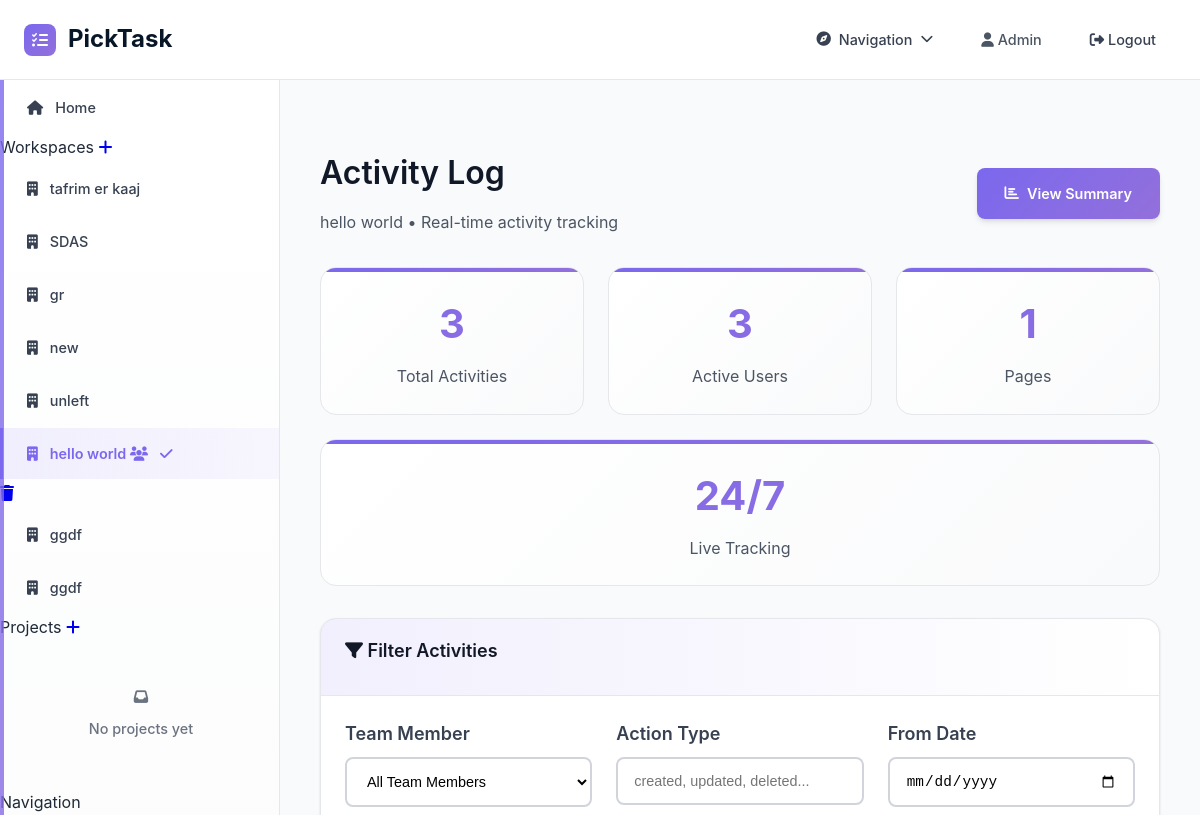
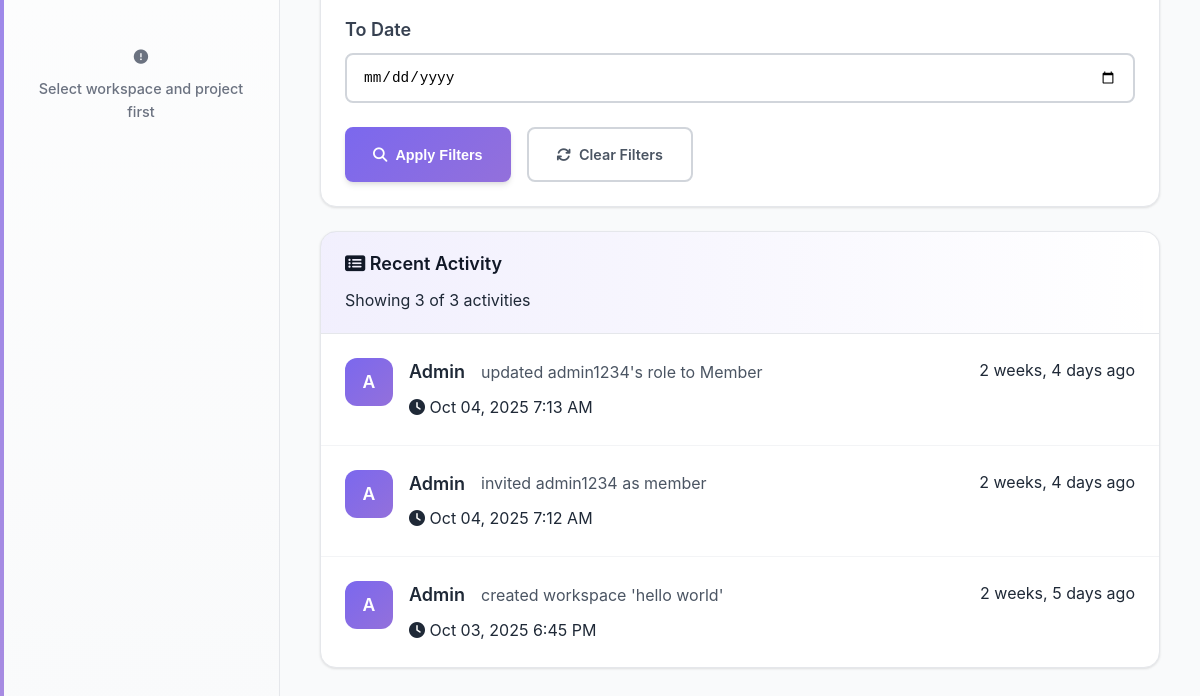
Before: /activity/3/ (signed in) with the older database file (2 pictures, top to bottom).
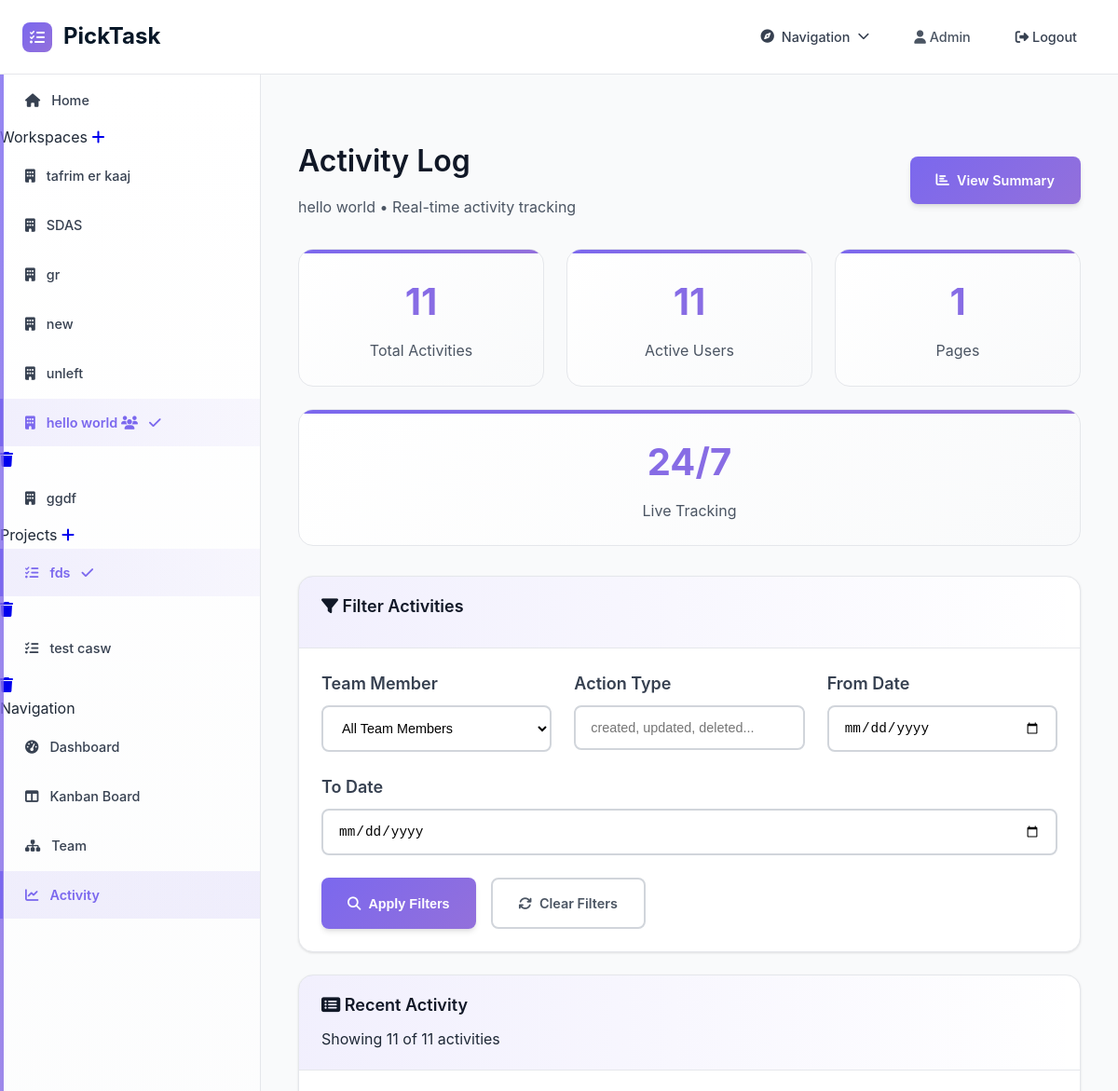
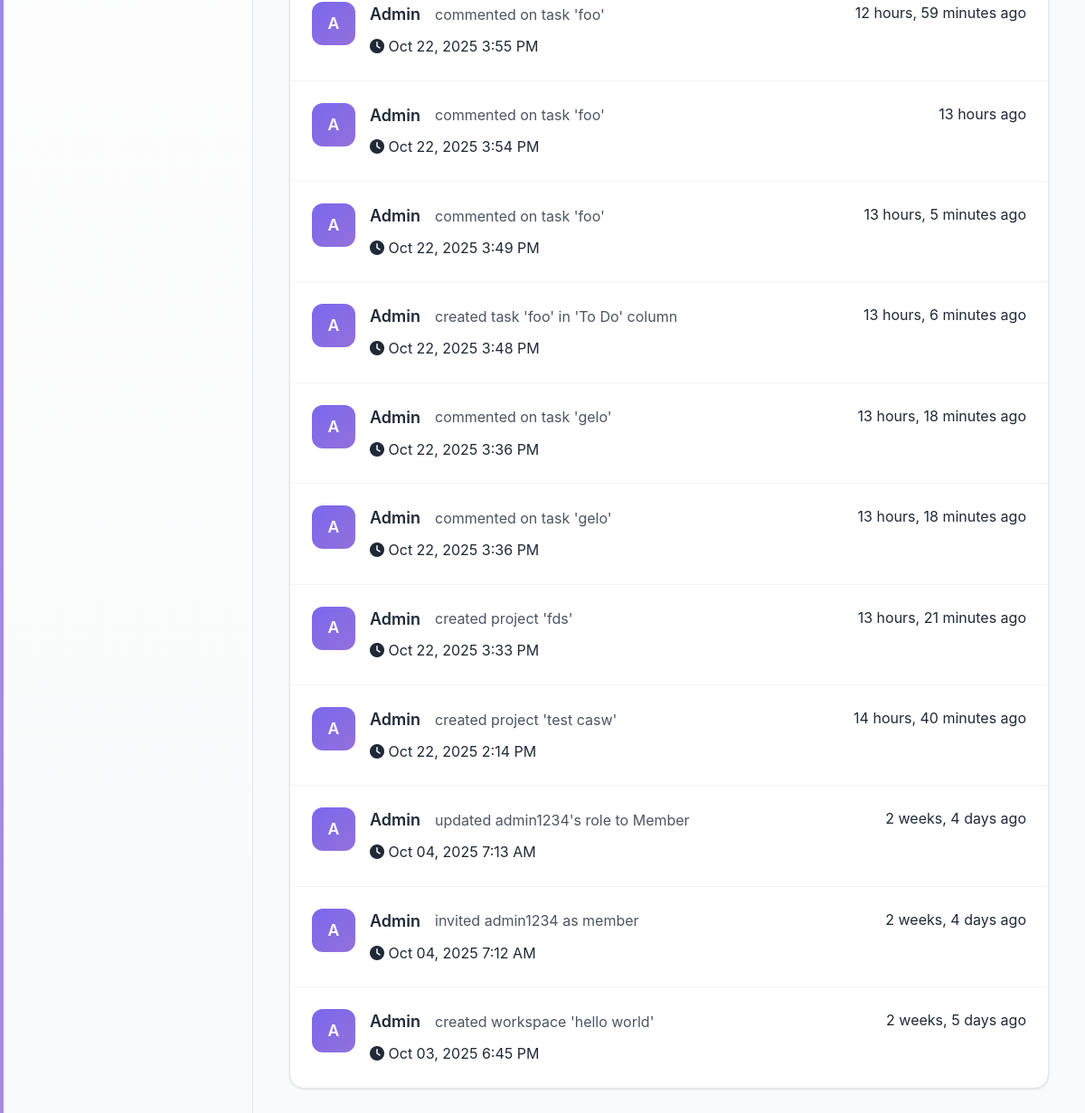
After: the same page with the newer database file (2 pictures, top to bottom).
### workspace/models.py (models this page shows, shortened)
class Workspace(models.Model):
    name = models.CharField(max_length=255)
    created_by = models.ForeignKey(settings.AUTH_USER_MODEL, on_delete=models.CASCADE, related_name='workspaces_created')
    created_at = models.DateTimeField(auto_now_add=True)
    class Meta:
        ordering = ['-created_at']

class ActivityLog(models.Model):
    workspace = models.ForeignKey(Workspace, on_delete=models.CASCADE, related_name='activities')
    user = models.ForeignKey(settings.AUTH_USER_MODEL, on_delete=models.CASCADE, related_name='activities')
    action = models.CharField(max_length=500)
    timestamp = models.DateTimeField(auto_now_add=True)
    class Meta:
        ordering = ['-timestamp']

class Project(models.Model):
    name = models.CharField(max_length=255)
    description = models.TextField(blank=True, null=True)
    workspace = models.ForeignKey(Workspace, on_delete=models.CASCADE, related_name='projects')
    created_by = models.ForeignKey(settings.AUTH_USER_MODEL, on_delete=models.CASCADE, related_name='projects_created')
    created_at = models.DateTimeField(auto_now_add=True)
    color = models.CharField(max_length=7, default='#3B82F6')  # Hex color
    class Meta:
        ordering = ['-created_at']

### home/models.py (models this page shows)
class User(AbstractUser):
    full_name = models.CharField(max_length=255, blank=True, null=True)
    created_at = models.DateTimeField(auto_now_add=True)

### workspace/decorators.py (the view)
    def wrapper(request, workspace_id, *args, **kwargs):
        workspace = get_object_or_404(Workspace, id=workspace_id)
        if not Membership.objects.filter(user=request.user, workspace=workspace).exists():
            messages.error(request, "You don't have access to this workspace")
            return redirect('workspace:dashboard')
        return view_func(request, workspace_id, *args, **kwargs)

### templates/activity/activity.html (shortened to what the changed rows need)
{% extends 'base.html' %}
{% load static %}
{% block content %}
<div class="activity-container">
    <div class="flex justify-between items-center mb-8" style="display: flex; justify-content: space-between; align-items: center; margin-bottom: 2rem;">
        <div>
            <h1 class="text-3xl font-bold text-gray-900">Activity Log</h1>
            <p class="text-gray-600 mt-2">{{ workspace.name }} • Real-time activity tracking</p>
        </div>
    </div>
    <div class="stats-container">
        <div class="stat-card">
            <div class="stat-number">{{ total_activities }}</div>
            <p class="text-gray-600 font-medium">Total Activities</p>
        </div>
        <div class="stat-card">
            <div class="stat-number">{{ workspace_users|length }}</div>
            <p class="text-gray-600 font-medium">Active Users</p>
        </div>
    </div>
    <div class="filter-card">
        <div class="filter-header">
            <h2 class="text-xl font-semibold text-gray-900 flex items-center gap-3">
                <i class="fas fa-filter text-primary-teal"></i>
                Filter Activities
            </h2>
        </div>
    </div>
    <div class="filter-card">
        <div class="filter-header" style="display: flex; justify-content: space-between; align-items: center;">
            <div>
                <h2 class="text-xl font-semibold text-gray-900 flex items-center gap-3">
                    <i class="fas fa-list-alt text-primary-teal"></i>
                    Recent Activity
                </h2>
                <span class="text-sm text-gray-500 mt-1">Showing {{ activities|length }} of {{ total_activities }} activities</span>
            </div>
        </div>
        <div>
            {% for activity in activities %}
            <div class="activity-item">
                <div class="user-avatar">
                    {{ activity.user.username|first|upper }}
                </div>
                <div class="activity-content">
                    <div class="activity-header">
                        <div class="activity-meta">
                            <span class="font-semibold text-gray-900">{{ activity.user.username }}</span>
                            <span class="text-gray-600">{{ activity.action }}</span>
                        </div>
                        <span class="text-sm text-gray-500 bg-gray-100 px-3 py-1 rounded-full">
                            {{ activity.timestamp|timesince }} ago
                        </span>
                    </div>
                    <div class="text-sm text-gray-500 flex items-center gap-2">
                        <i class="fas fa-clock"></i>
                        {{ activity.timestamp|date:"M d, Y g:i A" }}
                    </div>
                </div>
            </div>
            {% endfor %}
        </div>
    </div>
</div>
{% endblock %}

### templates/partials/sidebar.html (shortened to what the changed rows need)
<div class="sidebar-nav">
    <div class="nav-section">
        <div class="nav-section-content">
            {% for workspace in workspaces %}
            <div class="nav-item-wrapper">
                <a
                    href="{% url 'workspace:workspace-detail' workspace.id %}"
                    class="nav-item {% if current_workspace and current_workspace.id == workspace.id %}selected{% endif %}"
                    data-workspace-id="{{ workspace.id }}"
                >
                    <div class="nav-item-icon">
                        <i class="fa-solid fa-building"></i>
                    </div>
                    <div class="nav-item-content">
                        <span class="nav-item-title">{{ workspace.name }}</span>
                        {% if workspace.memberships.count > 1 %}
                        <span class="nav-item-badge" title="Shared workspace">
                            <i class="fas fa-users"></i>
                        </span>
                        {% endif %}
                    </div>
                    {% if current_workspace and current_workspace.id == workspace.id %}
                    <div class="nav-item-indicator">
                        <i class="fas fa-check"></i>
                    </div>
                    {% endif %}
                </a>
                {% if user_membership.role == 'admin' and current_workspace and current_workspace.id == workspace.id %}
                <div class="nav-item-actions">
                    <a href="{% url 'workspace:delete-workspace' workspace.id %}"
                       class="nav-action-btn danger"
                       title="Delete Workspace"
                       onclick="return confirm('Delete this workspace? All projects and tasks will be permanently lost.')">
                        <i class="fas fa-trash"></i>
                    </a>
                </div>
                {% endif %}
            </div>
            {% endfor %}
        </div>
    </div>
    <div class="nav-section">
        <div class="nav-section-content">
            {% if current_workspace %}
                {% if current_workspace.projects.all %}
                    {% for project in current_workspace.projects.all %}
                    <div class="nav-item-wrapper">
                        <a
                            href="{% url 'workspace:select-project' current_workspace.id project.id %}"
                            class="nav-item {% if current_project and current_project.id == project.id %}selected{% endif %}"
                            data-project-id="{{ project.id }}"
                        >
                            <div class="nav-item-icon">
                                <i class="fa-solid fa-list-check"></i>
                            </div>
                            <div class="nav-item-content">
                                <span class="nav-item-title">{{ project.name }}</span>
                            </div>
                            {% if current_project and current_project.id == project.id %}
                            <div class="nav-item-indicator">
                                <i class="fas fa-check"></i>
                            </div>
                            {% endif %}
                        </a>
                        {% if user_membership.role == 'admin' or project.created_by == user %}
                        <div class="nav-item-actions">
                            <a href="{% url 'workspace:delete-project' current_workspace.id project.id %}"
                               class="nav-action-btn danger"
                               title="Delete Project"
                               onclick="return confirm('Delete this project? All tasks will be permanently lost.')">
                                <i class="fas fa-trash"></i>
                            </a>
                        </div>
                        {% endif %}
                    </div>
                    {% endfor %}
                {% else %}
                    <div class="nav-item empty-state">
                        <i class="fa-solid fa-inbox"></i>
                        <span>No projects yet</span>
                    </div>
                {% endif %}
            {% else %}
                <div class="nav-item empty-state">
                    <i class="fa-solid fa-exclamation-circle"></i>
                    <span>Select a workspace first</span>
                </div>
            {% endif %}
        </div>
    </div>
    <div class="nav-section">
        <div class="nav-section-content">
            {% if current_workspace and current_project %}
                <a href="{% url 'workspace:dashboard' %}"
                   class="nav-item {% if request.resolver_match.url_name == 'dashboard' %}active{% endif %}">
                    <div class="nav-item-icon">
                        <i class="fas fa-tachometer-alt"></i>
                    </div>
                    <div class="nav-item-content">
                        <span class="nav-item-title">Dashboard</span>
                    </div>
                </a>
                <a href="{% url 'kanban:kanban' current_workspace.id %}"
                   class="nav-item {% if request.resolver_match.url_name == 'kanban' %}active{% endif %}">
                    <div class="nav-item-icon">
                        <i class="fa-solid fa-table-columns"></i>
                    </div>
                    <div class="nav-item-content">
                        <span class="nav-item-title">Kanban Board</span>
                    </div>
                </a>
                <a href="{% url 'team:team' current_workspace.id %}"
                   class="nav-item {% if request.resolver_match.url_name == 'team' %}active{% endif %}">
                    <div class="nav-item-icon">
                        <i class="fa-solid fa-sitemap"></i>
                    </div>
                    <div class="nav-item-content">
                        <span class="nav-item-title">Team</span>
                    </div>
                </a>
                <a href="{% url 'activity:activity' current_workspace.id %}"
                   class="nav-item {% if request.resolver_match.url_name == 'activity' %}active{% endif %}">
                    <div class="nav-item-icon">
                        <i class="fa-solid fa-chart-line"></i>
                    </div>
                    <div class="nav-item-content">
                        <span class="nav-item-title">Activity</span>
                    </div>
                </a>
            {% else %}
                <div class="nav-item empty-state">
                    <i class="fa-solid fa-exclamation-circle"></i>
                    <span>Select workspace and project first</span>
                </div>
            {% endif %}
        </div>
    </div>
</div>

Changed rows visible on the page:
removed Workspace: name "ggdf"
added Project: name "fds"
added Project: name "test casw"
added ActivityLog: user.username|first "A", user.username "Admin", action "commented on task 'foo'", timestamp "12 hours, 59 minutes", timestamp "Oct 22, 2025 3:55 PM"
added ActivityLog: user.username|first "A", user.username "Admin", action "commented on task 'foo'", timestamp "13 hours", timestamp "Oct 22, 2025 3:54 PM"
added ActivityLog: user.username|first "A", user.username "Admin", action "commented on task 'foo'", timestamp "13 hours, 5 minutes", timestamp "Oct 22, 2025 3:49 PM"
added ActivityLog: user.username|first "A", user.username "Admin", action "created task 'foo' in 'To Do' column", timestamp "13 hours, 6 minutes", timestamp "Oct 22, 2025 3:48 PM"
added ActivityLog: user.username|first "A", user.username "Admin", action "commented on task 'gelo'", timestamp "13 hours, 18 minutes", timestamp "Oct 22, 2025 3:36 PM"
added ActivityLog: user.username|first "A", user.username "Admin", action "commented on task 'gelo'", timestamp "13 hours, 18 minutes", timestamp "Oct 22, 2025 3:36 PM"
added ActivityLog: user.username|first "A", user.username "Admin", action "created project 'fds'", timestamp "13 hours, 21 minutes", timestamp "Oct 22, 2025 3:33 PM"
added ActivityLog: user.username|first "A", user.username "Admin", action "created project 'test casw'", timestamp "14 hours, 40 minutes", timestamp "Oct 22, 2025 2:14 PM"
Other visible differences:
{{ total_activities }}: "3" → "11"
{{ workspace_users|length }}: "3" → "11"
{{ activities|length }}: "3" → "11"
text no longer shown: "No projects yet Select workspace and project first"
text now shown: "Dashboard Kanban Board Team Activity"
